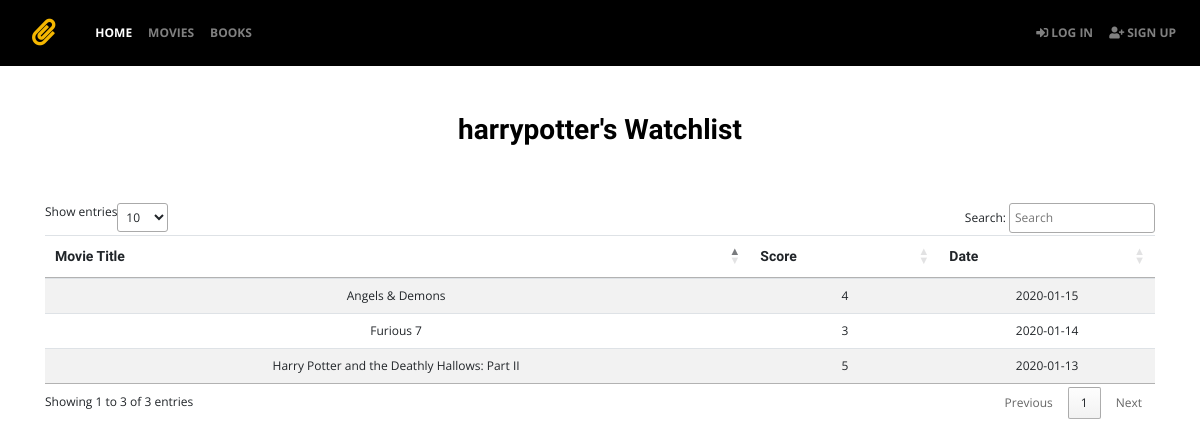
/user/2, run on the app's committed database.
### app.py (models this page shows, shortened)
class userTest(UserMixin, db.Model):
    __tablename__ = 'userTest'
    id = db.Column(db.Integer, primary_key=True)
    username = db.Column(db.String(15), unique=True)
    email = db.Column(db.String(50), unique=True)
    password = db.Column(db.String(200))
    movies = db.relationship('userMovies', backref='userTest')

class userMovies(db.Model):
    __tablename__ = 'userMovies'
    id = db.Column(db.Integer, primary_key=True)
    uid = db.Column(db.Integer, db.ForeignKey('userTest.id'))
    mid = db.Column(db.Integer, db.ForeignKey('dtMovies.id'))
    score = db.Column(db.Integer)
    review = db.Column(db.String(1000))
    date_created = db.Column(db.DateTime, default=datetime.utcnow)

class dtMovies(db.Model):
    __tablename__ = 'dtMovies'
    id = db.Column(db.Integer, primary_key=True)
    director_name = db.Column(db.String(200))
    duration = db.Column(db.String(200))
    actor_2_name = db.Column(db.String(200))
    genres = db.Column(db.String(200))
    actor_1_name = db.Column(db.String(200))
    movie_title = db.Column(db.String(200))
    actor_3_name = db.Column(db.String(200))
    plot_keywords = db.Column(db.String(200))
    movie_imdb_link = db.Column(db.String(200))
    language = db.Column(db.String(200))
    country = db.Column(db.String(200))
    content_rating = db.Column(db.String(200))
    title_year = db.Column(db.String(200))
    imdb_score = db.Column(db.String(200))
    user = db.relationship('userMovies',backref='dtMovies')

### app.py (the view)
@app.route('/user/<int:uid>', methods=['GET', 'POST'])
def user(uid):
    cid = current_user.get_id()
    user = userTest.query.get_or_404(uid)
    watchlist = db.session.query(userMovies, dtMovies).filter_by(uid=uid).outerjoin(dtMovies, userMovies.mid == dtMovies.id).order_by(userMovies.date_created.desc()).all()
    return render_template('user.html', user=user, watchlist=watchlist, cid=cid)

### templates/user.html (shortened to what this page needs)
{% extends "base.html" %}
{% block body %}
<div class="container py-5">
    <div class="row text-center mb-5">
        <div class="col-lg-8 mx-auto">
            <h3> {{ user.username }}'s Watchlist</h3>
        </div>
    </div>
    {% if watchlist | length < 1 %}
    No movies yet
    {% else %}
    <table id="userWatchlist" class="table table-striped" cellspacing="0" width="100%">
        <thead>
          <tr>
            <th class="th-sm">Movie Title</th>
            <th class="th-sm">Score</th>
            <th class="th-sm">Date</th>
          </tr>
        </thead>
        <tbody>
            {% for item in watchlist %}
            <tr>
              <td> {{ item[1].movie_title }} </td>
              <td> {{ item[0].score }} </td>
              <td> {{ item[0].date_created.date() }} </td>
            </tr>
            {% endfor %}
        </tbody>
      </table>
      {% endif %}
    </div>
{% endblock %}

### static/style.css (style rules this page uses)
body { background-color: white; font-family: 'Open Sans', sans-serif; font-size: 12px; padding-top: 65px; padding-bottom: 85px; }
h3 { color: #000000; font-family: 'Rokkitt', serif; font-weight: bold; text-align: center; }
table { vertical-align: middle; }
th { font-family: 'Rokkitt', serif; font-weight: bold; font-size: 14px; text-align: center; }
tr { height: 30px; }
td { font-family: 'Open Sans', sans-serif; font-size: 12px; text-align: center; }

### data on the page
userTest: username "harrypotter"
userMovies: movie_title "Angels & Demons", score "4", date_created "2020-01-15"
userMovies: movie_title "Furious 7", score "3", date_created "2020-01-14"
userMovies: movie_title "Harry Potter and the Deathly Hallows: Part II", score "5", date_created "2020-01-13"
